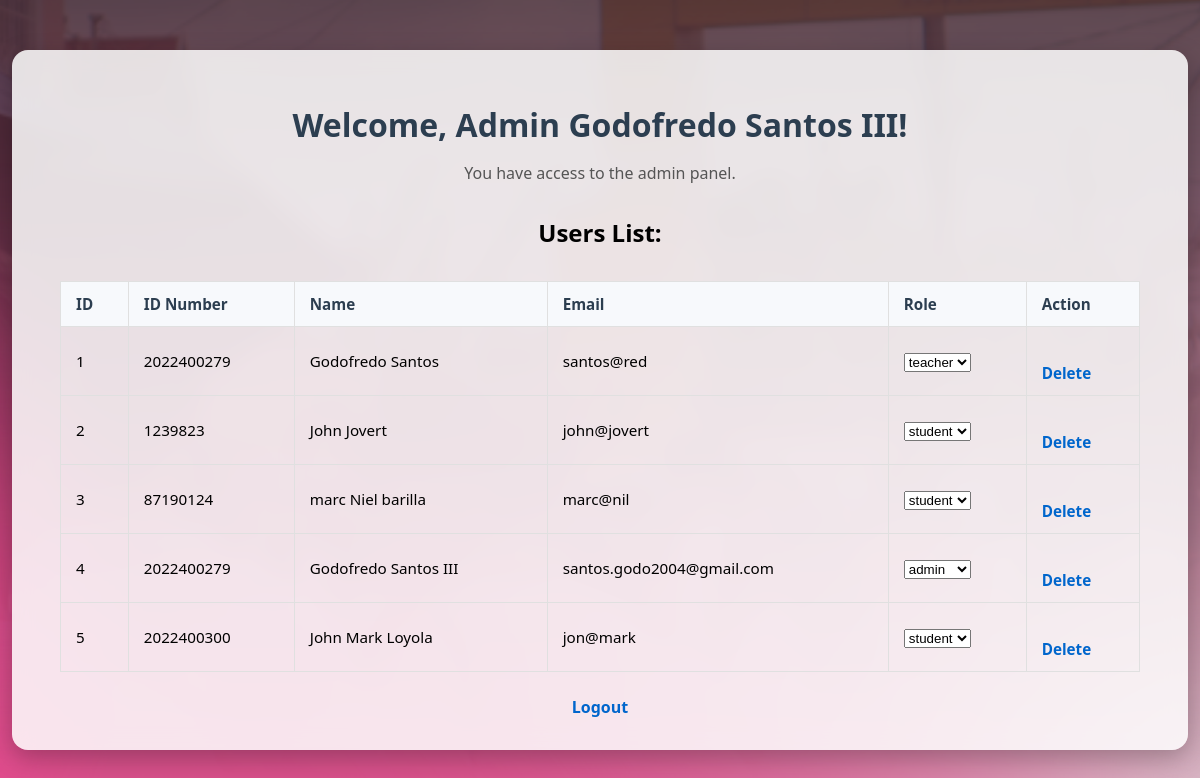
The app's page /admin.php (signed in), older data.
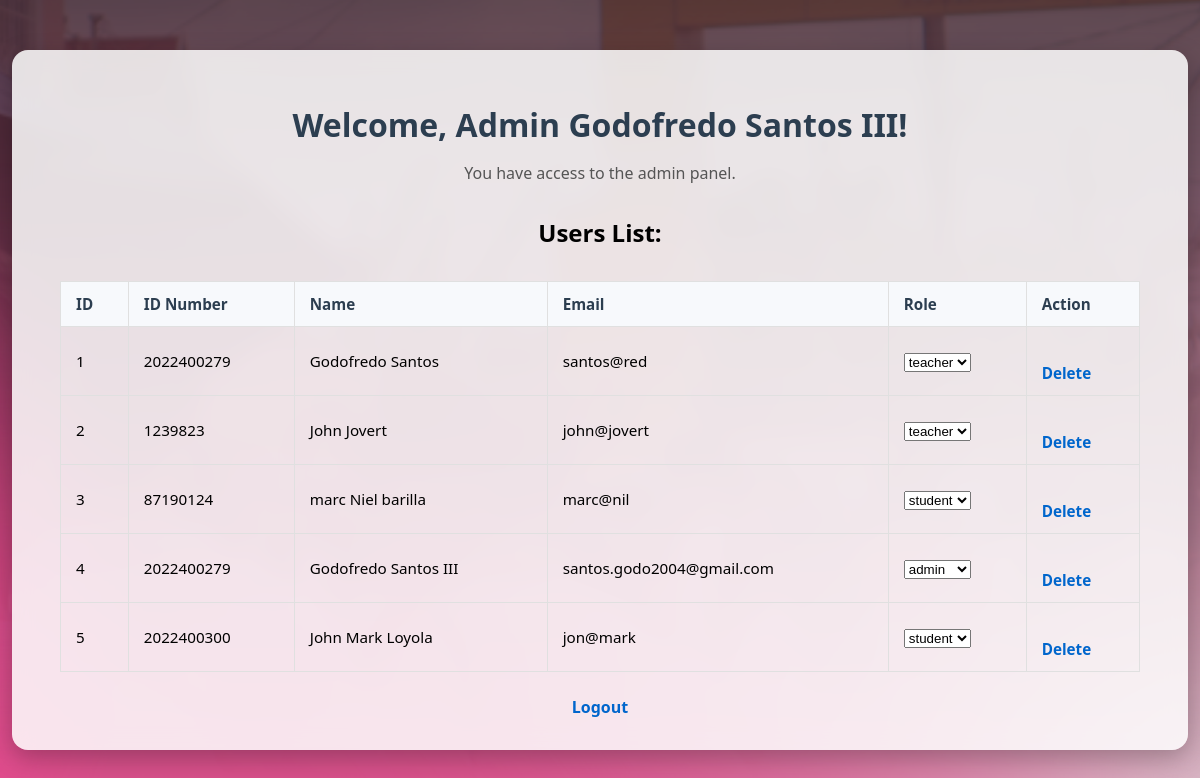
The same page, newer data.
### tables this page shows
CREATE TABLE `users` (
  `id` int(11) NOT NULL,
  `name` varchar(100) DEFAULT NULL,
  `id_number` varchar(20) DEFAULT NULL,
  `email` varchar(100) DEFAULT NULL,
  `password` varchar(100) DEFAULT NULL,
  `role` enum('student','teacher','admin') DEFAULT 'student',
  `profile_image` mediumtext DEFAULT NULL
);

### admin.php (the view, shortened to what this page needs)
<?php
include 'connect.php';
$email = $_SESSION['email'];
$sql = "SELECT * FROM users WHERE email='$email'";
$result = $conn->query($sql);
if ($result->num_rows > 0) {
    $user = $result->fetch_assoc();
} else {
    echo "User not found.";
    exit();
}
$usersSql = "SELECT * FROM users";
$usersResult = $conn->query($usersSql);
?>
<!DOCTYPE html>
<html lang="en">
<head>
    <link rel="stylesheet" href="admin.css">
</head>
<body>
    <div class="admin-container">
        <h1>Welcome, Admin <?php echo htmlspecialchars($user['name'] ?? 'Admin'); ?>!</h1>
        <p>You have access to the admin panel.</p>
        <h2>Users List:</h2>
        <table>
            <tr>
                <th>ID</th>
                <th>ID Number</th>
                <th>Name</th>
                <th>Email</th>
                <th>Role</th>
                <th>Action</th>
            </tr>
            <?php while ($row = $usersResult->fetch_assoc()) { ?>
            <tr data-id="<?php echo $row['id']; ?>">
                <td><?php echo $row['id']; ?></td>
                <td contenteditable="true" onblur="updateUser(this, 'id_number')"><?php echo htmlspecialchars($row['id_number']); ?></td>
                <td contenteditable="true" onblur="updateUser(this, 'name')"><?php echo htmlspecialchars($row['name']); ?></td>
                <td contenteditable="true" onblur="updateUser(this, 'email')"><?php echo htmlspecialchars($row['email']); ?></td>
                <td>
                    <select onchange="updateUserSelect(this, 'role')">
                        <option value="admin" <?php if($row['role'] === 'admin') echo 'selected'; ?>>admin</option>
                        <option value="teacher" <?php if($row['role'] === 'teacher') echo 'selected'; ?>>teacher</option>
                        <option value="student" <?php if($row['role'] === 'student') echo 'selected'; ?>>student</option>
                    </select>
                </td>
                <td><a href="deleteUser.php?id=<?php echo $row['id']; ?>">Delete</a></td>
            </tr>
            <?php } ?>
        </table>
        <a href="logout.php">Logout</a>
    </div>
</body>
</html>

Row changes from the older to the newer data that the page shows:
changed users "John Jovert": role "student" → "teacher"
